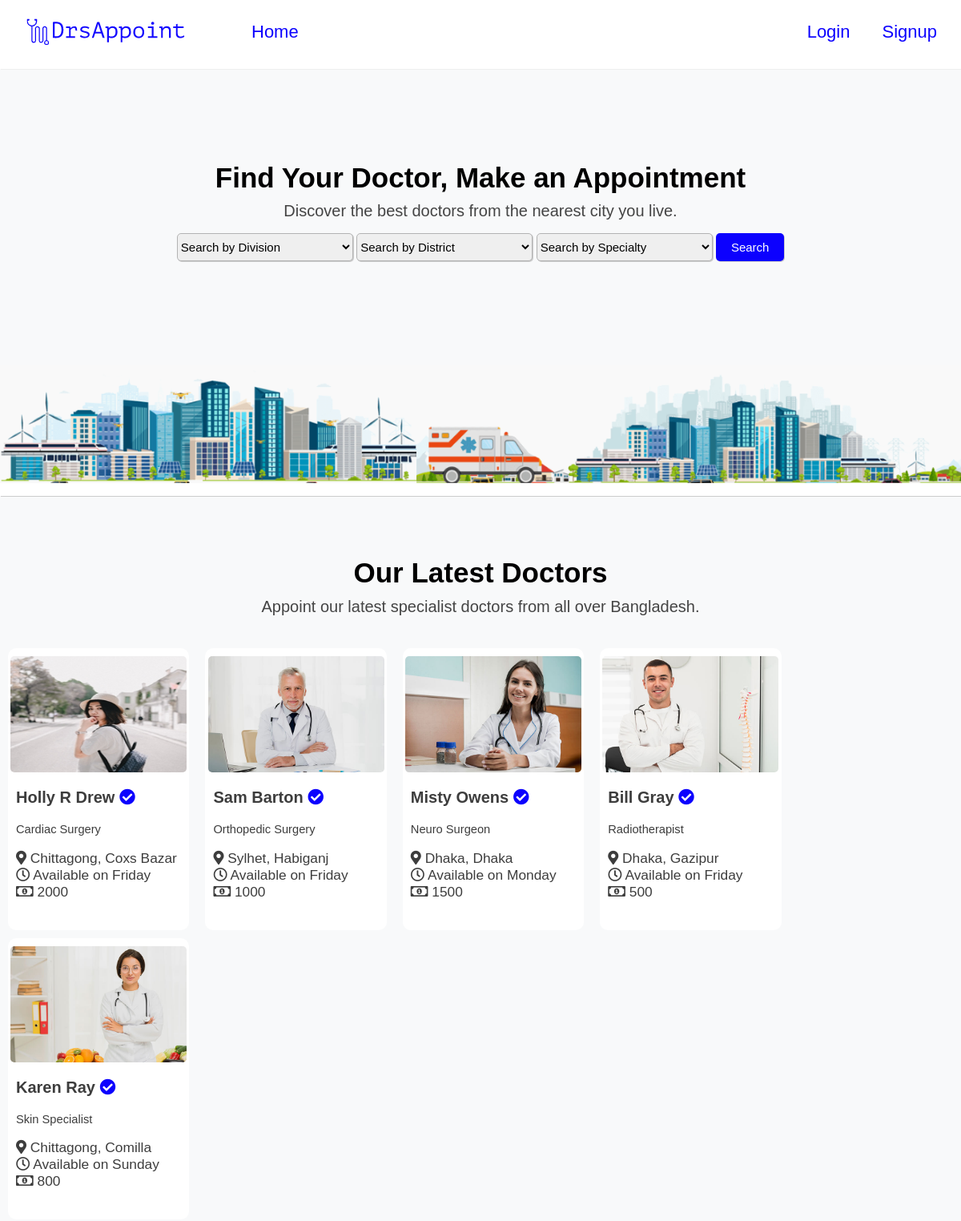
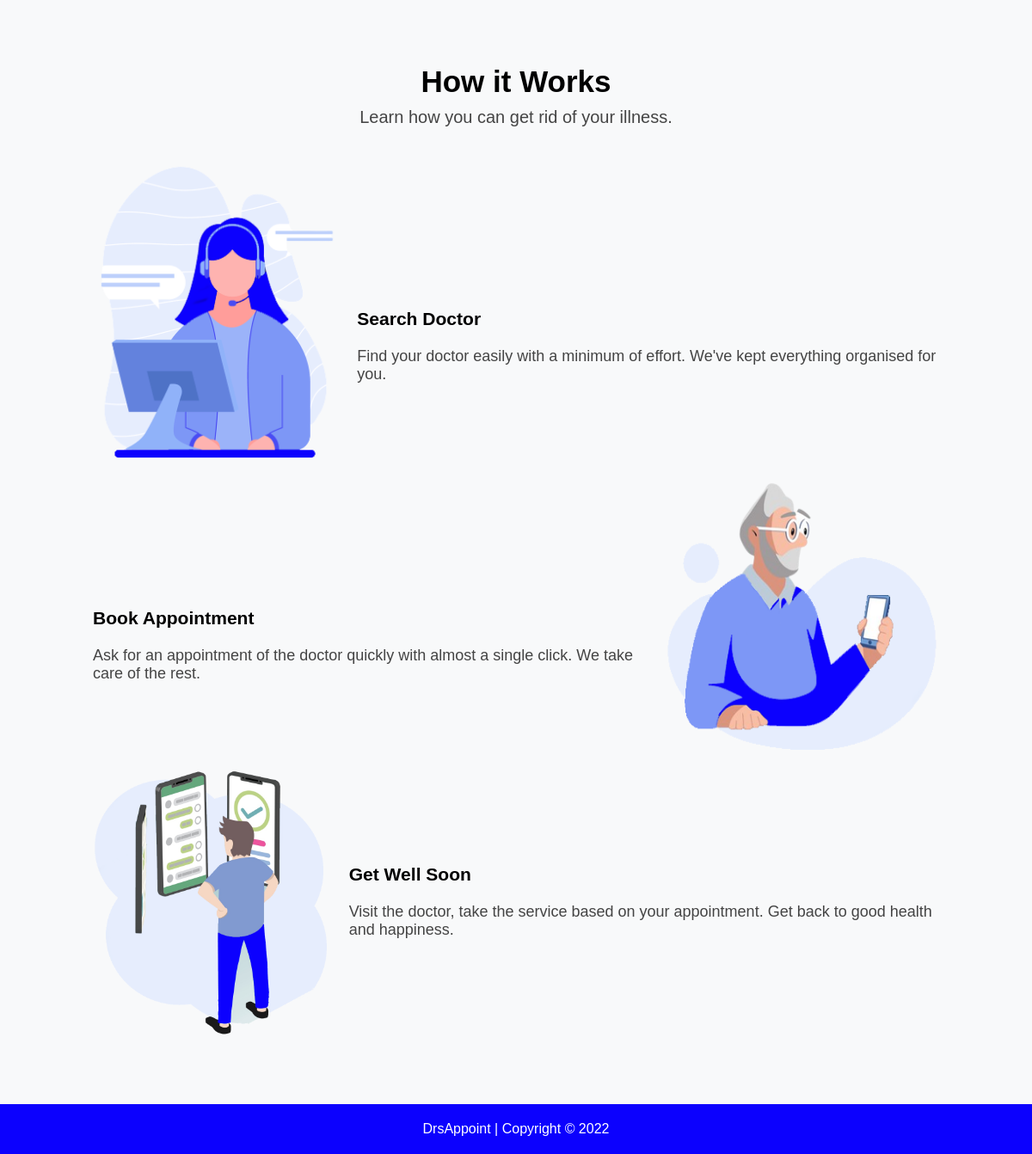
The page / on the database its author committed (2 pictures, top to bottom).
### tables this page shows
CREATE TABLE `dr_list` (
  `id` int(11) NOT NULL,
  `name` varchar(1001) NOT NULL,
  `img_id` varchar(1001) NOT NULL,
  `specialty` varchar(1001) NOT NULL,
  `division` varchar(1001) NOT NULL,
  `district` varchar(1001) NOT NULL,
  `day` varchar(1001) NOT NULL,
  `money` int(11) NOT NULL
);

### index.php (the view, shortened to what this page needs)
<?php
include('header.php');
?>
<section>
    <div class="search-txt">
        <h1>Find Your Doctor, Make an Appointment</h1>
        <p>Discover the best doctors from the nearest city you live.</p>
    </div>
    <div class="search-box">
        <form action="search.php" method="get">
            <select name="divison">
                <option value="">Search by Division</option>
            </select>
            <select name="district">
                <option value="">Search by District</option>
            </select>
            <select name="specialty">
                <option value="">Search by Specialty</option>
            </select>
            <input type="submit" value="Search" class="search-box-button">
        </form>
    </div>
</section>
<section>
    <img class="backg" src="assets/img/back.png">
</section>
<section>
    <div class="top-text">
        <h1>Our Latest Doctors</h1>
        <p>Appoint our latest specialist doctors from all over Bangladesh.</p>
    </div>
    <div class="top-all">
        <?php
        $query = "Select * From `dr_list` order by `id` DESC LIMIT 5;";
        $q_res = mysqli_query($conn, $query);
        while ($row = mysqli_fetch_assoc($q_res)) {
            $dr_id = $row['id'];
            $dr_name = $row['name'];
            $dr_img_id = $row['img_id'];
            $dr_specialty = $row['specialty'];
            $dr_division = $row['division'];
            $dr_district = $row['district'];
            $dr_day = $row['day'];
            $dr_money = $row['money'];
            echo "
                <div class='top-dr'>
                    <div class='dr-img-m'>
                        <img class='dr-img' alt='$dr_name' src='assets/img/doctor/$dr_img_id'>
                    </div>
                    <div class='dr-info'>
                        <h3>
                            $dr_name
                            <i style='color: #0c01fe;' class='fas fa-check-circle verified'></i>
                        </h3>
                        <p>$dr_specialty</p>
                        <ul>
                            <li>
                                <i class='fas fa-map-marker-alt'></i> $dr_division, $dr_district
                            </li>
                            <li>
                                <i class='far fa-clock'></i> Available on $dr_day
                            </li>
                            <li>
                                <i class='far fa-money-bill-alt'></i> $dr_money
                            </li>
                        </ul>
                    </div>
                ";
            if (isset($_SESSION['login_done']) && $_SESSION['login_done_type'] == 'user') {
                echo "
                        <center>
                            <button>
                                <a style='color: white;' href='index.php?get_dr_id=$dr_id'>Appoint Now</a>
                            </button>
                        </center>
                        </div>
                    ";
            } else {
                echo "
                        </div>
                    ";
            }
        }
        ?>
    </div>
</section>
<section>
    <div class="top-text">
        <h1>How it Works</h1>
        <p>Learn how you can get rid of your illness.</p>
    </div>
    <div class="htw-m">
        <div class="htw">
            <img src="assets/img/work1.png" width="300px" height="350px" alt="Search">
            <div class="htw-txt-1">
                <h3>Search Doctor</h3>
                <p>Find your doctor easily with a minimum of effort. We've kept everything organised for you.
                </p>
            </div>
        </div><br>
        <div class="htw">
            <div class="htw-txt-2">
                <h3>Book Appointment</h3>
                <p>Ask for an appointment of the doctor quickly with almost a single click. We take care of the
                    rest.
                </p>
            </div>
            <img src="assets/img/work2.png" width="320px" height="320px" alt="Search">
        </div><br>
        <div class="htw">
            <img src="assets/img/work4.png" width="290px" height="310px" alt="Search">
            <div class="htw-txt-3">
                <h3>Get Well Soon</h3>
                <p>Visit the doctor, take the service based on your appointment. Get back to good health and
                    happiness.
                </p>
            </div>
        </div>
    </div>
</section>
<br /><br /><br />
<?php
include('footer.php');
?>

### header.php (shortened to what this page needs)
<!DOCTYPE html>
<html lang="en">
<head>
    <link rel="stylesheet" href="assets/plugins/fontawesome/css/fontawesome.min.css">
    <link rel="stylesheet" href="assets/plugins/fontawesome/css/all.min.css">
    <link rel="stylesheet" href="assets/css/style.css">
</head>
<body>
    <header>
        <div class="header-nav">
            <div class="nav-logo">
                <a href="index.php">
                    <img src="assets/img/logo.png" alt="Logo">
                </a>
            </div>
            <ul class="nav-ul">
                <li class="nav-items">
                    <a href="index.php">Home</a>
                </li>
            </ul>
            <ul class="nav-ul-r">
                <?php
                if (!isset($_SESSION['login_done'])) {
                    echo '
                            <li class="nav-items-r">
                                <a href="login.php">Login</a>
                            </li>
                            <li class="nav-items-r">
                                <a href="signup.php">Signup</a>
                            </li>
                        ';
                }
                ?>
            </ul>
        </div>
    </header>

### footer.php
<div class="footer"> DrsAppoint | Copyright © 2022 </div>
</body>
</html>

### assets/css/style.css (style rules this page uses)
body { background: #f8f9fa; margin: 0px; font-family: sans-serif; }
a:link { text-decoration: none; padding: 20px 10px; color: #0c01fe; }
.header-nav { background-color: white; box-shadow: 1px 1px rgb(238, 238, 238); font-size: 22px; display: flex; }
.nav-logo { padding: 22px; }
.nav-ul { display: flex; list-style: none; }
.nav-items { padding-right: 20px; padding-top: 5px; }
.nav-ul-r { display: flex; list-style: none; margin-left: auto; }
.nav-items-r { padding-right: 20px; padding-top: 5px; }
.search-txt { padding-top: 100px; text-align: center; line-height: 10pt; }
.search-txt h1 { font-size: 35px; font-weight: bold; }
.search-txt p { font-size: 20px; color: #444444; }
.search-box { margin: auto; text-align: center; }
.search-box select { width: 220px; height: 35px; border: 1px solid rgb(179, 179, 179); font-size: 15px; border-radius: 5px; box-shadow: 1px 1px #ccc; }
.search-box-button { background-color: #0c01fe; border: none; color: white; height: 35px; width: 85px; text-align: center; text-decoration: none; display: inline-block; font-size: 15px; border-radius: 5px; box-shadow: 1px 1px #ccc; cursor: pointer; }
.backg { padding-top: 130px; width: 100%; height: auto; display: block; margin-left: auto; margin-right: auto; box-shadow: 1px 1px #ccc; }
.top-text { padding-top: 60px; padding-bottom: 25px; text-align: center; line-height: 10pt; }
.top-text h1 { font-size: 35px; font-weight: bold; }
.top-text p { font-size: 20px; color: #444444; }
.top-all { display: flex; flex-wrap: wrap; margin-top: -10px; }
.top-all>* { margin-top: 10px; }
.top-dr { background: white; width: calc(100%/7 + 55px); border-radius: 10px; margin-left: 10px; margin-right: 10px; padding-bottom: 20px; }
.dr-img { height: 145px; width: 220px; border-radius: 5px; display: block; margin-left: auto; margin-right: auto; }
.dr-img-m { padding-top: 10px; }
.dr-info { padding-left: 10px; padding-right: auto; }
.dr-info h3 { color: #3d3d3d; font-weight: bolder; font-size: 15pt; }
.dr-info p { color: #3d3d3d; font-size: 11pt; }
.dr-info ul { padding-left: 0px; list-style: none; color: #3d3d3d; font-size: 13pt; }
.htw-m { display: block; margin-left: 9%; margin-right: 9%; }
.htw { display: flex; }
.htw-txt-1 { font-family: sans-serif; font-size: large; padding-top: 150px; padding-left: 20px; }
.htw-txt-2 { font-family: sans-serif; font-size: large; padding-top: 130px; padding-right: 20px; }
.htw-txt-3 { font-family: sans-serif; font-size: large; padding-top: 90px; padding-left: 20px; padding-bottom: 120px; }
.htw p { color: #444444; }
.footer { background-color: #0c01fe; color: white; text-align: center; padding: 20px 0px 20px 0px; }

### rows shown on the page
dr_list: img (picture), name "Holly R Drew", specialty "Cardiac Surgery", division "Chittagong", district "Coxs Bazar", day "Friday", money "2000"
dr_list: img (picture), name "Sam Barton", specialty "Orthopedic Surgery", division "Sylhet", district "Habiganj", day "Friday", money "1000"
dr_list: img (picture), name "Misty Owens", specialty "Neuro Surgeon", division "Dhaka", district "Dhaka", day "Monday", money "1500"
dr_list: img (picture), name "Bill Gray", specialty "Radiotherapist", division "Dhaka", district "Gazipur", day "Friday", money "500"
dr_list: img (picture), name "Karen Ray", specialty "Skin Specialist", division "Chittagong", district "Comilla", day "Sunday", money "800"
